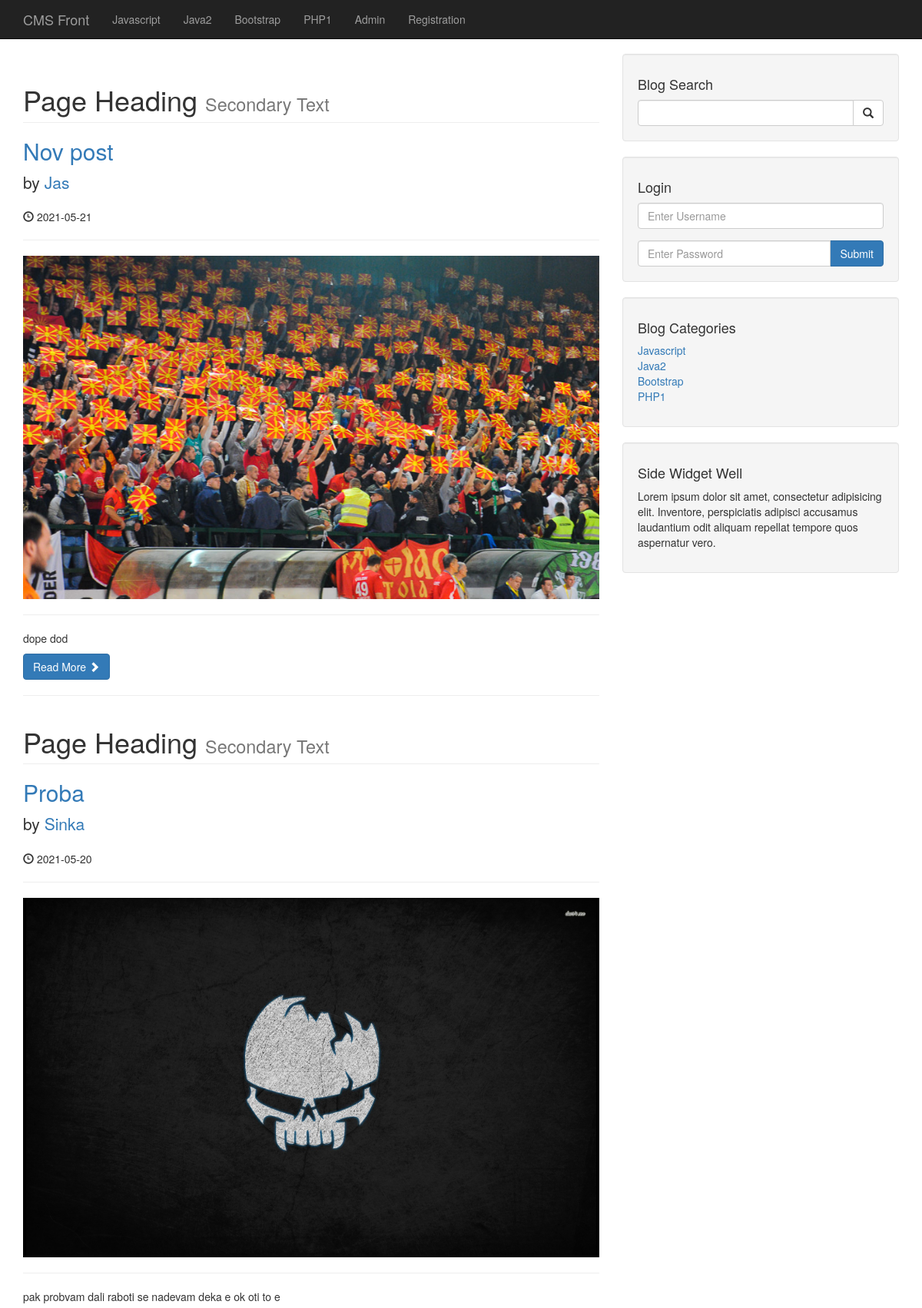
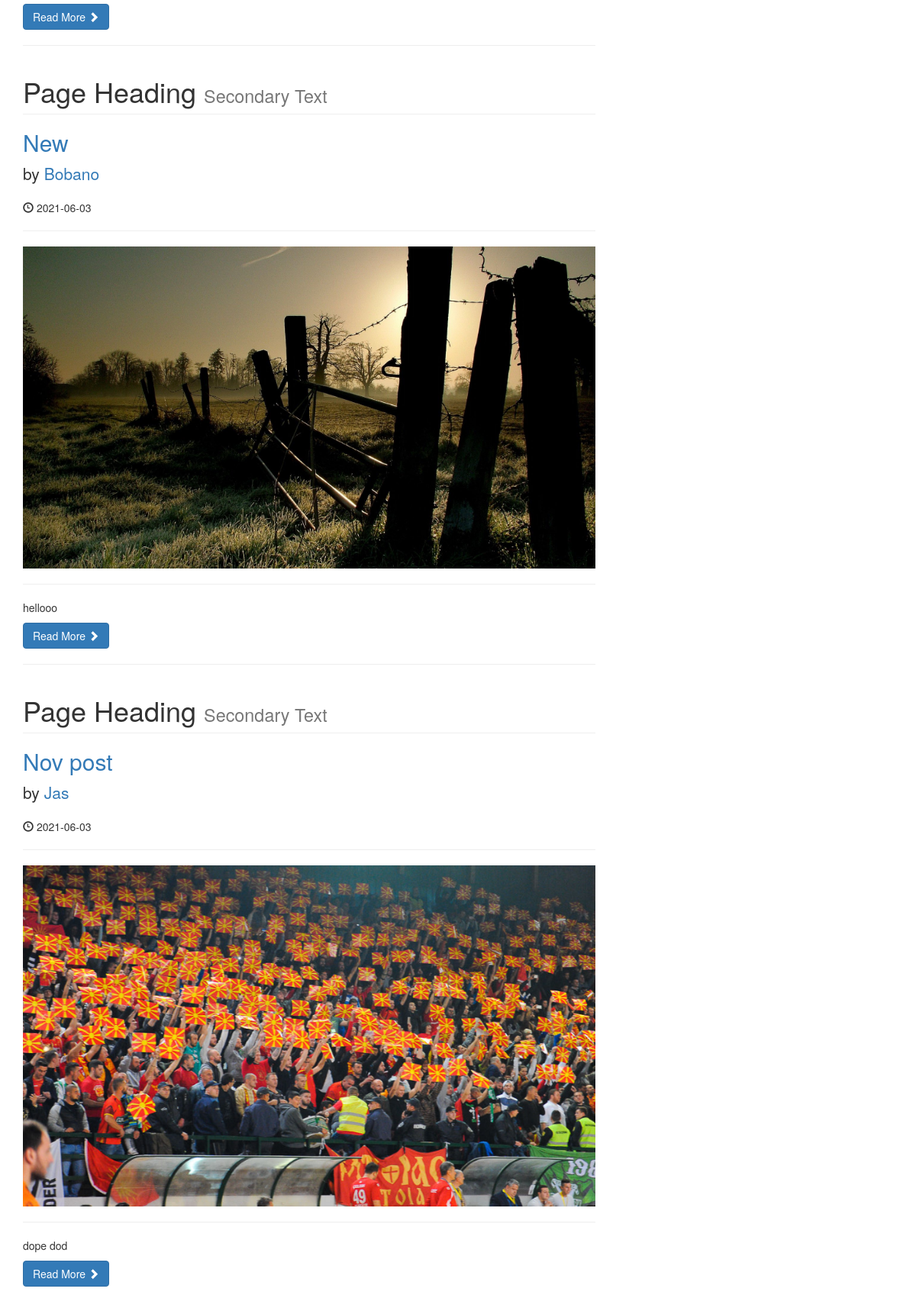
The page / (upper part) on the database its author committed (2 pictures, top to bottom).
### tables this page shows
CREATE TABLE `categories` (
  `cat_id` int(3) NOT NULL,
  `cat_title` varchar(255) NOT NULL
);

CREATE TABLE `posts` (
  `post_id` int(3) NOT NULL,
  `post_category_id` int(3) NOT NULL,
  `post_title` varchar(255) NOT NULL,
  `post_author` varchar(255) NOT NULL,
  `post_date` date NOT NULL,
  `post_image` text NOT NULL,
  `post_content` text NOT NULL,
  `post_tags` varchar(255) NOT NULL,
  `post_comment_count` int(11) NOT NULL,
  `post_status` varchar(255) NOT NULL DEFAULT 'draft',
  `post_view_count` int(11) NOT NULL
);

### index.php (the view, shortened to what this page needs)
<?php include "includes/db.php"; ?>
<?php include "includes/header.php"; ?>
<?php include "includes/navigation.php"; ?>
    <div class="container">
        <div class="row">
            <div class="col-md-8">
                <?php
                if(isset($_GET['page'])){
                   $page = ($_GET['page']);
                }
                else {
                    $page ="";
                }
                if($page =="" || $page ==1){
                    $page1=0;
                }
                else{
                    $page1=($page*5)-5;
                }
                $query ="SELECT * FROM posts LIMIT $page1, 5";
                $select_all_posts_query = mysqli_query($connection,$query);
                    while($row = mysqli_fetch_assoc($select_all_posts_query)){
                        $post_id = $row['post_id'];
                        $post_title = $row['post_title'];
                        $post_author = $row['post_author'];
                        $post_date = $row['post_date'];
                        $post_image = $row['post_image'];
                        $post_content = substr($row['post_content'], 0,100);
                        $post_status = $row['post_status'];
                        if($post_status == 'published') {
                        ?>
                        <h1 class="page-header">
                    Page Heading
                    <small>Secondary Text</small>
                </h1>
                <h2>
                    <a href="post.php?p_id=<?php echo $post_id; ?>"><?php echo $post_title ?></a>
                </h2>
                <p class="lead">
                    by <a href="author_posts.php?author=<?php echo $post_author ?>&p_id=<?php echo $post_id ?>"><?php echo $post_author ?></a>
                </p>
                <p><span class="glyphicon glyphicon-time"></span> <?php echo $post_date ?></p>
                <hr>
                <a href = "post.php?p_id=<?php echo $post_id; ?>">
                <img class="img-responsive" src="images/<?php echo $post_image ?>" alt="">
                </a>
                <hr>
                <p><?php echo $post_content ?></p>
                <a class="btn btn-primary" href="post.php?p_id=<?php echo $post_id; ?>">Read More <span class="glyphicon glyphicon-chevron-right"></span></a>
                <hr>
                 <?php }  }  ?>
            </div>
        <?php include "includes/sidebar.php"; ?>
        </div>
       <?php include "includes/footer.php"; ?>

### includes/navigation.php (shortened to what this page needs)
   <nav class="navbar navbar-inverse navbar-fixed-top" role="navigation">
    <div class="container">
        <div class="navbar-header">
            <a class="navbar-brand" href="index.php">CMS Front</a>
        </div>
        <div class="collapse navbar-collapse" id="bs-example-navbar-collapse-1">
            <ul class="nav navbar-nav">
               <?php
                $query = "SELECT * FROM categories";
                $select_all_categories_query = mysqli_query($connection,$query);
                while($row = mysqli_fetch_assoc($select_all_categories_query)){
                    $cat_title = $row['cat_title'];
                    echo "<li><a href='#'>{$cat_title}</a></li>";
                }
                ?>
                <li>
                    <a href="admin">Admin</a>
                </li>
                <li>
                    <a href="registration.php">Registration</a>
                </li>
            </ul>
        </div>
    </div>
</nav>

### includes/sidebar.php
<div class="col-md-4">
                <div class="well">
                    <h4>Blog Search</h4>
                    <form action="search.php" method="post">
                    <div class="input-group">
                        <input name="search" type="text" class="form-control">
                        <span class="input-group-btn">
                            <button name="submit" class="btn btn-default" type="submit">
                                <span class="glyphicon glyphicon-search"></span>
                        </button>
                        </span>
                    </div>
                    </form>
                </div>
                <div class="well">
                    <h4>Login</h4>
                    <form action="includes/login.php" method="post">
                    <div class="form-group">
                        <input name="username" type="text" class="form-control" placeholder="Enter Username">
                    </div>
                    <div class="input-group">
                        <input name="password" type="password" class="form-control" placeholder="Enter Password">
                        <span class="input-group-btn">
                           <button class="btn btn-primary" name="login" type="submit"> Submit  </button>
                        </span>
                    </div>
                    </form>
                </div>
                <div class="well">
                  <?php
                    $query = "SELECT * FROM categories";
                    $select_categories_sidebar = mysqli_query($connection,$query);
                    ?>
                    <h4>Blog Categories</h4>
                    <div class="row">
                        <div class="col-lg-12">
                            <ul class="list-unstyled">
                                <?php
                                while($row = mysqli_fetch_assoc($select_categories_sidebar)){
                                    $cat_title = $row['cat_title'];
                                    $cat_id = $row['cat_id'];
                                echo "<li><a href='category.php?category=$cat_id'>{$cat_title}</a></li>";
                    }
                               ?>
                            </ul>
                        </div>
                    </div>
                </div>
                <?php include "widget.php"; ?>
            </div>

### css/blog-home.css (style rules this page uses)
body { padding-top: 70px; }

### rows shown on the page
categories: cat_title "Javascript"
categories: cat_title "Java2"
categories: cat_title "Bootstrap"
categories: cat_title "PHP1"
posts: post_title "Nov post", post_author "Jas", post_date "2021-05-21", post_image (picture), post_content "dope dod"
posts: post_title "Proba", post_author "Sinka", post_date "2021-05-20", post_image (picture), post_content "pak probvam dali raboti se nadevam deka e ok oti to e"
posts: post_title "New", post_author "Bobano", post_date "2021-06-03", post_image (picture), post_content "hellooo"
posts: post_title "Nov post", post_author "Jas", post_date "2021-06-03", post_image (picture), post_content "dope dod"
